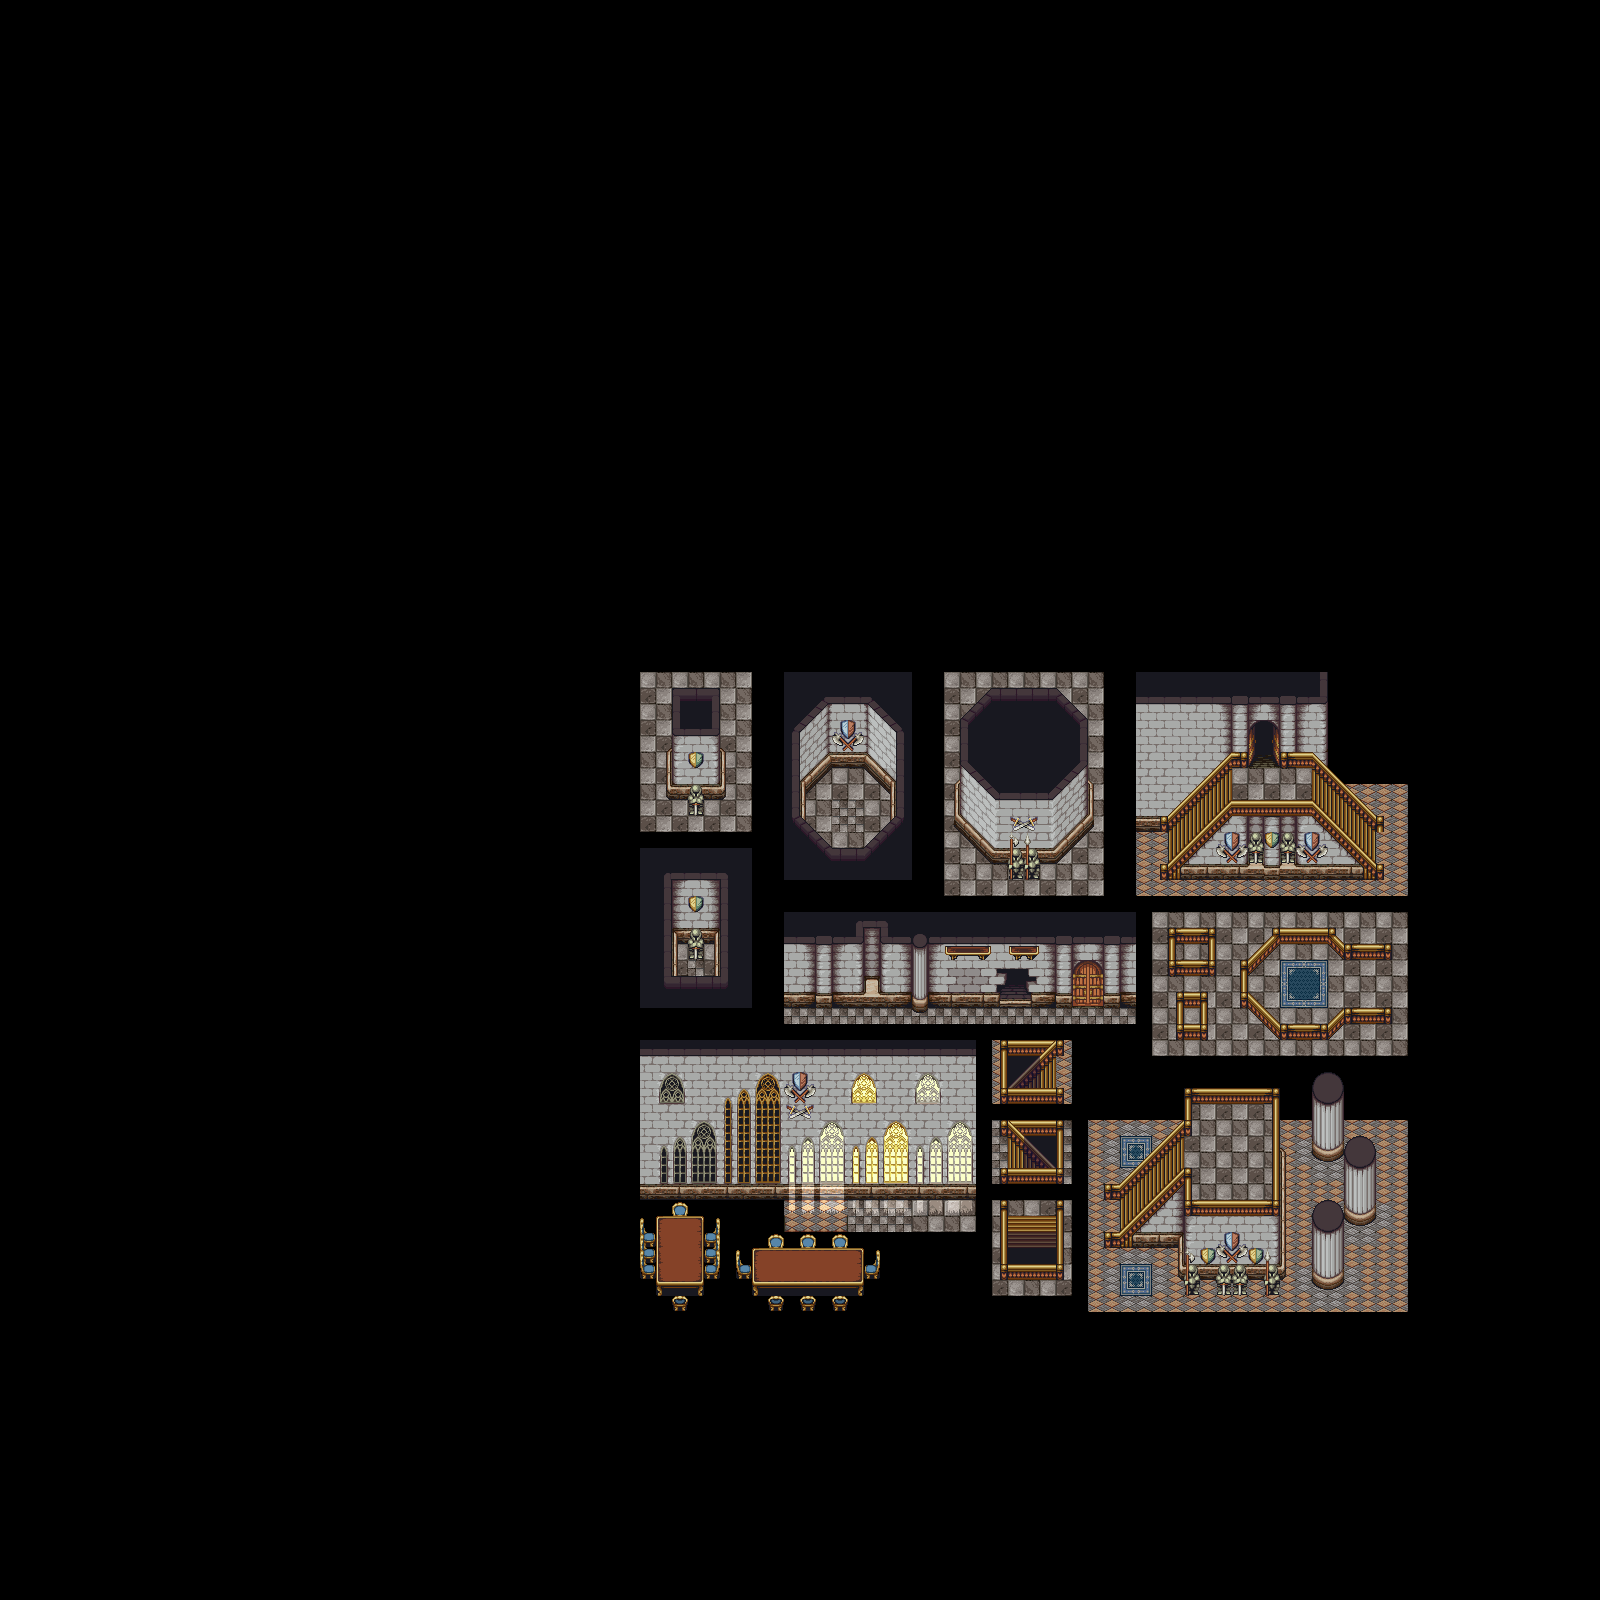

This game map was drawn from its Tiled (.tmx) file and the tilesets committed beside it. A one-line description and the trimmed map source follow:
An orthogonal 100x100 tile map with 16x16 px tiles, 5 tile layers (Under Sprite 1, Under Sprite 2, Sprite Layer, Over Sprite 1, ...), 2 tilesets.

<map version="1.5" tiledversion="1.7.2" orientation="orthogonal" renderorder="right-down" width="100" height="100" tilewidth="16" tileheight="16" infinite="0" nextlayerid="6" nextobjectid="1">
 <tileset firstgid="1" source="castle interiors.tsx" />
 <tileset firstgid="513" source="bonus shadows.tsx" />
 <layer id="1" name="Under Sprite 1" width="100" height="100">
  <data>[10000 cells, 1460 non-empty, 265 distinct tile ids]</data>
 </layer>
 <layer id="2" name="Under Sprite 2" width="100" height="100">
  <data>[10000 cells, 201 non-empty, 66 distinct tile ids]</data>
 </layer>
 <layer id="3" name="Sprite Layer" width="100" height="100">
  <data>[10000 cells, 64 non-empty, 20 distinct tile ids]</data>
 </layer>
 <layer id="5" name="Over Sprite 1" width="100" height="100">
  <data>[10000 cells, 63 non-empty, 17 distinct tile ids]</data>
 </layer>
 <layer id="4" name="Over Sprite 2" width="100" height="100">
  <data>[10000 cells, 0 non-empty, 0 distinct tile ids]</data>
 </layer>
</map>
